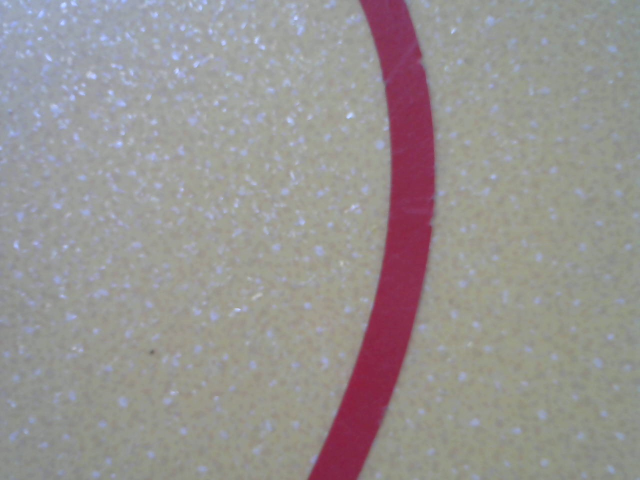
//> input picture img/Picture 4.jpg, 1280 x 960 px (shown at 1/2 size)
$ ./main   (built with g++ and OpenCV 4)
//> lines starting //> are read from the running program, lines starting //| are printed output that depends on the picture; after the words box and inside, x2 and y2 are one past the last pixel; in counts of white or black regions, pixels touching at a corner belong together
#include <opencv2/imgproc/imgproc.hpp>
#include <opencv2/highgui/highgui.hpp>

#include <iostream>
#include <stdio.h>

#include "serialcmd.hpp"

using namespace std;
using namespace cv;


int main(int argc, const char* argv[])
{
  //openSerial(); @check

  Mat frame;

  int width = 1280;//320;@check
  int height = 720;//180;

  int h = 250, s = 105;
  int tol = 120;

  // [12 lines of commented-out code are left out]

  frame = imread("../img/Picture 4.jpg", 1);
//> frame is the input picture: 960 rows x 1280 cols, CV_8UC3; mean B, G, R 146, 147.1, 151.9
  imshow( "Display window", frame);
  waitKey(0);

  Mat hsv_frame = frame.clone();
  cvtColor(frame, hsv_frame, CV_BGR2HSV);
//> hsv_frame: 960 rows x 1280 cols, CV_8UC3; mean H, S, V 64.5, 27.4, 156.4

  Mat mask = Mat(height, width, CV_8UC1, 1);
  inRange(hsv_frame, Scalar(h - tol, s - tol, 0), Scalar(h + tol, s + tol, 255), mask);
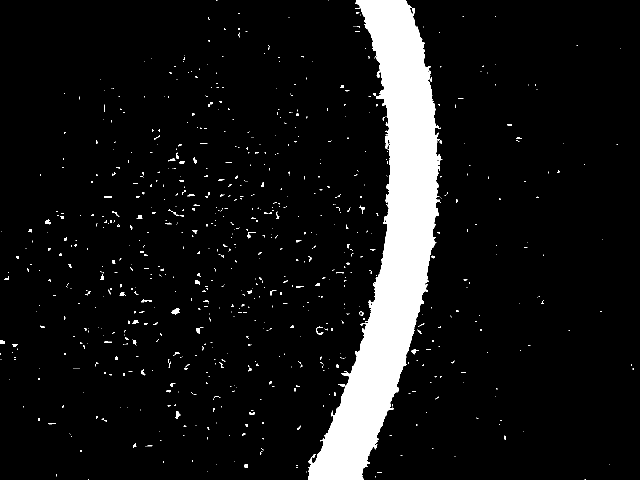
//> mask: 960 rows x 1280 cols, CV_8UC1 (shown at 1/2 size); 8.5% white; 792 white regions (668 under 20 px), largest, box (x1, y1, x2, y2) and area: (616, 0, 885, 960) 96261, (343, 616, 360, 629) 131, (351, 822, 361, 838) 87

  Mat erodeKernel = getStructuringElement(MORPH_RECT, Size(6, 6));
  erode(mask, mask, erodeKernel);

  Mat dilateKernel = getStructuringElement(MORPH_RECT, Size(5, 5));
  dilate(mask, mask, dilateKernel);
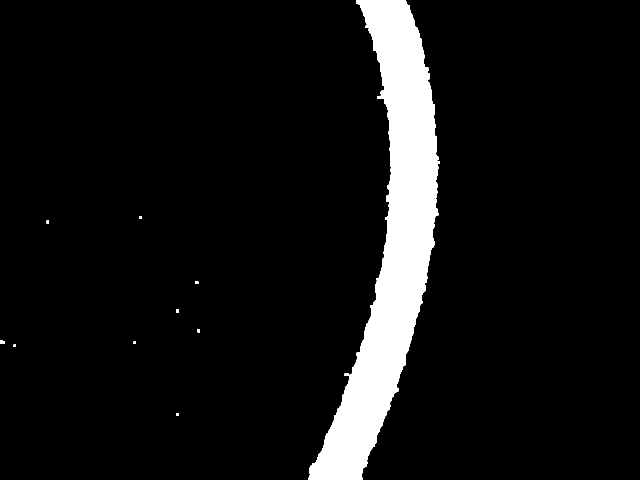
//> mask: 960 rows x 1280 cols, CV_8UC1 (shown at 1/2 size); 7.6% white; 11 white regions, largest, box (x1, y1, x2, y2) and area: (617, 0, 880, 960) 93423, (0, 681, 10, 688) 59, (352, 618, 358, 626) 46
  imshow( "Display window", mask);
  waitKey(0);

  int i, j;
  Scalar intens;
  bool isWhite;

  int leftBorder, rightBorder;
  vector<double> centers;
  double sum, mean;


  // Parcours du masque ligne par ligne en commençant par le bas
  for (i = height - 1; i > 650; i--) // Pas à adapter : 5px, 20px, 50 px...
  {
    // Parcours de gauche à droite
    isWhite = false;
    j = 0;
    while(j < width && !isWhite)
    {
      intens = mask.at<uchar>(i,j);
      isWhite = (intens.val[0] == 255);
      j++;
    }
    leftBorder = j;

    // Parcours de gauche à droite
    isWhite = false;
    j = width - 1;
    while(j > -1 && !isWhite)
    {
      intens = mask.at<uchar>(i,j);
      isWhite = (intens.val[0] == 255);
      j--;
    }
    rightBorder = j;

    if (rightBorder - leftBorder < width / 4)
      centers.push_back((leftBorder + rightBorder) / 2. );
  }
//> this loop made 69 passes
//> (j, leftBorder, rightBorder) on passes 1 to 12: (809, 714, 809), (809, 715, 809), (810, 715, 810), (810, 715, 810), (810, 715, 810), (810, 715, 810), (810, 716, 810), (810, 716, 810), (810, 714, 810), (810, 714, 810), (810, 714, 810), (810, 714, 810)
//> (leftBorder, rightBorder) on passes 63 to 68: (732, 826), (732, 826), (732, 826), (732, 826), (733, 827), (734, 827)
//> after the loop, isWhite = true; j = 828

  sum = 0;
  for (int k = 0; k < centers.size(); k++)
    sum += centers[k];
//> this loop made 50 passes
//> sum on passes 1 to 12: 761.5, 1523.5, 2286, 3048.5, 3811, 4573.5, 5336.5, 6099.5, 6861.5, 7623.5, 8385.5, 9147.5
//> after the loop, sum = 38529
  mean = (int) sum / centers.size();
//> mean = 770
  cout << mean << endl;
//| 770

  // Si la position horizontale moyenne est trop à droite
  if (mean > width * 2 /3)
    commandRight();
  // Si la position horizontale moyenne est trop à gauche
  else if (mean < width /3)
    commandLeft();
  // Si la bande est située suffisamment au centre
  else
    commandForward();
//> (this line was passed over: commandForward is not available in this run)

}
